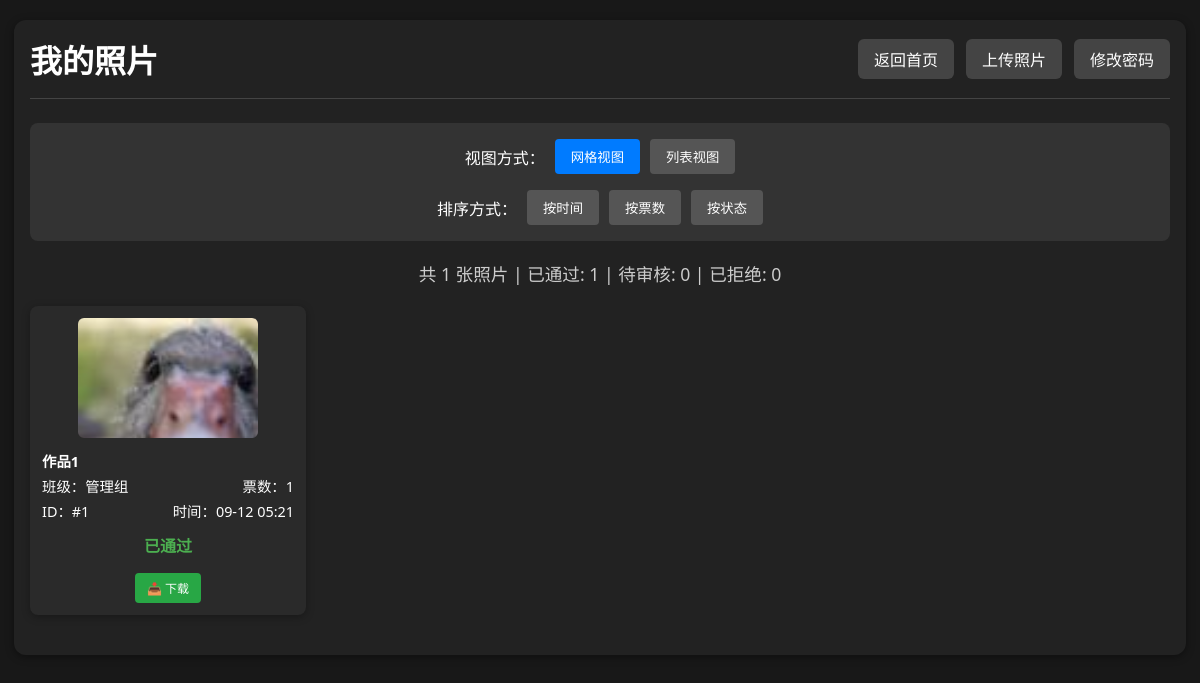
Page /my_photos (signed in) on the committed database.
### app_test.py (models this page shows)
class Photo(db.Model):
    id = db.Column(db.Integer, primary_key=True)
    url = db.Column(db.String(128))
    thumb_url = db.Column(db.String(128))
    title = db.Column(db.String(100), nullable=True)  # 作品名称
    class_name = db.Column(db.String(32))
    student_name = db.Column(db.String(32))
    vote_count = db.Column(db.Integer, default=0)
    user_id = db.Column(db.Integer, db.ForeignKey('user.id'), nullable=False)
    status = db.Column(db.Integer, default=0)  # 0=待审核, 1=已通过, 2=已拒绝
    created_at = db.Column(db.DateTime, default=db.func.current_timestamp())
    votes = db.relationship('Vote', backref='photo', lazy=True)

### app_test.py (the view)
@app.route('/my_photos')
@login_required
def my_photos():
    user_id = session.get('user_id')
    current_user = User.query.get(user_id)
    my_photos = Photo.query.filter_by(user_id=user_id).order_by(Photo.created_at.desc()).all()
    return render_template('my_photos.html', my_photos=my_photos, current_user=current_user)

### app_test.py (called while the page is built)
def login_required(f):
    @wraps(f)
    def decorated_function(*args, **kwargs):
        if 'user_id' not in session:
            return redirect(url_for('login'))
        user = User.query.get(session['user_id'])
        if not user or not user.is_active:
            session.clear()  # 清除session
            flash('账户已被禁用，请联系管理员')
            return redirect(url_for('login'))
        return f(*args, **kwargs)
    return decorated_function

### templates/my_photos.html (shortened to what this page needs)
<!DOCTYPE html>
<html lang="zh-cn">
<head>
</head>
<body{% if current_user and current_user.role < 2 %} class="user-protection"{% endif %}>
    <div class="container">
        <div class="header">
            <h1 class="title">我的照片</h1>
            <div class="nav-links">
                <a href="{{ url_for('index') }}" class="nav-btn">返回首页</a>
                <a href="{{ url_for('upload') }}" class="nav-btn">上传照片</a>
                <a href="{{ url_for('change_password') }}" class="nav-btn">修改密码</a>
            </div>
        </div>
        {% if my_photos %}
        <div class="controls">
            <div class="view-controls">
                <span>视图方式：</span>
                <button class="btn active" onclick="switchView('grid')">网格视图</button>
                <button class="btn" onclick="switchView('list')">列表视图</button>
            </div>
            <div class="sort-controls">
                <span>排序方式：</span>
                <button class="btn active" onclick="sortPhotos('time')">按时间</button>
                <button class="btn" onclick="sortPhotos('votes')">按票数</button>
                <button class="btn" onclick="sortPhotos('status')">按状态</button>
            </div>
        </div>
        <div class="stats">
            共 {{ my_photos|length }} 张照片 |
            已通过: {{ my_photos|selectattr("status", "equalto", 1)|list|length }} |
            待审核: {{ my_photos|selectattr("status", "equalto", 0)|list|length }} |
            已拒绝: {{ my_photos|selectattr("status", "equalto", 2)|list|length }}
        </div>
        <div id="grid-view" class="photo-grid">
            {% for photo in my_photos %}
            <div class="photo-item" data-votes="{{ photo.vote_count }}" data-time="{{ photo.created_at.timestamp() if photo.created_at else 0 }}" data-status="{{ photo.status }}">
                <img src="{{ photo.thumb_url }}" alt="我的照片" onclick="showModal('{{ photo.url }}')">
                <div class="photo-info">
                    {% if photo.title %}
                    <div class="photo-info-row">
                        <span style="font-weight: bold; color: #fff;">{{ photo.title }}</span>
                    </div>
                    {% endif %}
                    <div class="photo-info-row">
                        <span>班级：{{ photo.class_name }}</span>
                        <span>票数：{{ photo.vote_count }}</span>
                    </div>
                    <div class="photo-info-row">
                        <span>ID：#{{ photo.id }}</span>
                        <span>时间：{{ photo.created_at.strftime('%m-%d %H:%M') if photo.created_at else '' }}</span>
                    </div>
                </div>
                <div class="photo-status">
                    {% if photo.status == 0 %}
                        <span class="status-pending">待审核</span>
                    {% elif photo.status == 1 %}
                        <span class="status-approved">已通过</span>
                    {% else %}
                        <span class="status-rejected">已拒绝</span>
                    {% endif %}
                </div>
                <div class="photo-actions">
                    <a href="{{ url_for('download_my_photo', photo_id=photo.id) }}" class="btn download-btn">📥 下载</a>
                </div>
            </div>
            {% endfor %}
        </div>
        {% endif %}
    </div>
</body>
</html>

### templates/my_photos.html (style rules this page uses)
body { background: #181818; color: #fff; font-family: 'Segoe UI', Arial, sans-serif; margin: 0; padding: 0; }
.container { max-width: 1400px; margin: 32px auto; padding: 16px; background: #222; border-radius: 12px; box-shadow: 0 2px 8px #0006; }
.header { display: flex; justify-content: space-between; align-items: center; margin-bottom: 24px; padding-bottom: 16px; border-bottom: 1px solid #444; flex-wrap: wrap; gap: 16px; }
.title { font-size: clamp(1.5rem, 4vw, 2rem); margin: 0; }
.nav-links { display: flex; gap: 12px; flex-wrap: wrap; }
.nav-btn { padding: 8px 16px; background: #444; color: #fff; text-decoration: none; border-radius: 6px; transition: background 0.2s; }
.controls { display: flex; justify-content: space-between; align-items: center; margin-bottom: 20px; padding: 16px; background: #333; border-radius: 8px; flex-wrap: wrap; gap: 16px; }
.view-controls { display: flex; gap: 10px; align-items: center; flex-wrap: wrap; }
.sort-controls { display: flex; gap: 10px; align-items: center; flex-wrap: wrap; }
.btn { padding: 8px 16px; border: none; border-radius: 4px; cursor: pointer; background: #555; color: white; transition: background 0.2s; }
.btn:hover, .btn.active { background: #777; }
.btn.active { background: #007bff; }
.stats { text-align: center; margin-bottom: 20px; color: #ccc; font-size: 1.1rem; }
.photo-grid { display: grid; grid-template-columns: repeat(auto-fill, minmax(280px, 1fr)); gap: 18px; margin-bottom: 24px; }
.photo-item { background: #2a2a2a; border-radius: 8px; padding: 12px; box-shadow: 0 2px 8px rgba(0,0,0,0.3); display: flex; flex-direction: column; align-items: center; transition: transform 0.2s; }
.photo-item img { width: 100%; max-width: 180px; max-height: 120px; border-radius: 6px; cursor: pointer; margin-bottom: 12px; object-fit: cover; }
.photo-info { width: 100%; margin-bottom: 8px; }
.photo-info-row { display: flex; justify-content: space-between; margin-bottom: 4px; font-size: 0.9rem; }
.photo-status { width: 100%; text-align: center; margin-bottom: 8px; }
.status-approved { color: #4caf50; font-weight: bold; }
.photo-actions { display: flex; justify-content: center; margin-top: 8px; }
.download-btn { background: #28a745; color: white; text-decoration: none; padding: 6px 12px; border-radius: 4px; font-size: 12px; transition: background 0.2s; }
@media (max-width: 1200px) { .container { max-width: 95%; margin: 20px auto; } }
@media (max-width: 1200px) { .photo-grid { grid-template-columns: repeat(auto-fill, minmax(250px, 1fr)); gap: 16px; } }
.nav-links { justify-content: center; }
.controls { flex-direction: column; gap: 16px; align-items: stretch; }
.view-controls, .sort-controls { justify-content: center; flex-wrap: wrap; }
.photo-grid { grid-template-columns: repeat(auto-fill, minmax(250px, 1fr)); gap: 12px; }

### rows in the picture
Photo: thumb_url (picture), title "作品1", class_name "管理组", vote_count "1", id "1", created_at "09-12 05:21", status "已通过"

### other values in the picture
{{ my_photos|length }} "1"
{{ my_photos|selectattr("status", "equalto", 1)|list|length }} "1"
{{ my_photos|selectattr("status", "equalto", 0)|list|length }} "0"
{{ my_photos|selectattr("status", "equalto", 2)|list|length }} "0"
